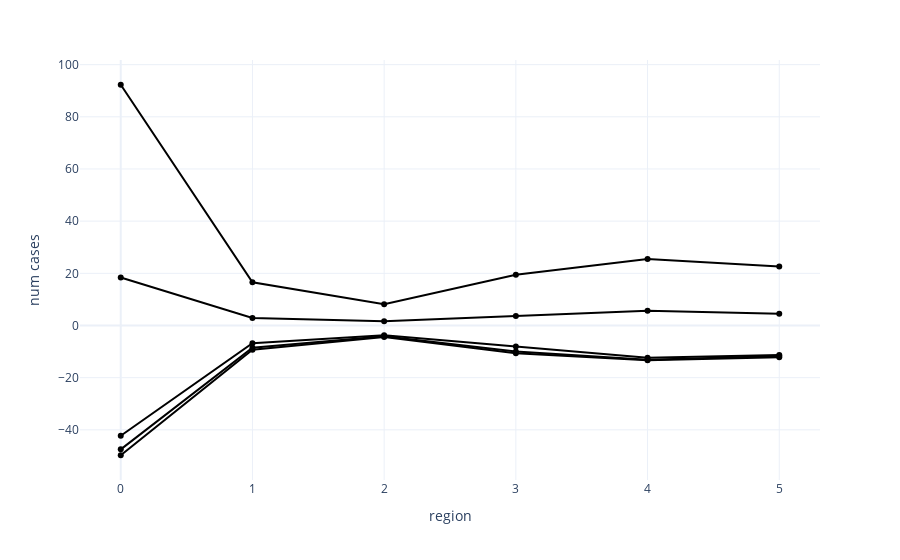

The code cell stored with this chart in its notebook:
### Code cell
# Plotting
plot_process(agg_gp_draws)

### Figure 1 — Plotly figure (JSON) as saved in the notebook; plotly's stock layout.template omitted (floating-point values rounded to 4 significant figures)
{"data": [{"hovertemplate": "<extra></extra>", "legendgroup": "", "line": {"color": "black", "dash": "solid"}, "marker": {"symbol": "circle"}, "mode": "lines", "name": "", "orientation": "v", "showlegend": false, "type": "scatter", "xaxis": "x", "yaxis": "y"}, {"line": {"color": "black"}, "type": "scatter", "x": [0, 1, 2, 3, 4, 5], "y": [-47.48, -8.518, -4.148, -10.01, -13.09, -11.71]}, {"line": {"color": "black"}, "type": "scatter", "x": [0, 1, 2, 3, 4, 5], "y": [-49.74, -9.313, -4.387, -10.6, -13.3, -12.14]}, {"line": {"color": "black"}, "type": "scatter", "x": [0, 1, 2, 3, 4, 5], "y": [18.42, 2.888, 1.65, 3.684, 5.653, 4.545]}, {"line": {"color": "black"}, "type": "scatter", "x": [0, 1, 2, 3, 4, 5], "y": [-42.29, -6.796, -3.783, -8.08, -12.35, -11.28]}, {"line": {"color": "black"}, "type": "scatter", "x": [0, 1, 2, 3, 4, 5], "y": [92.29, 16.55, 8.126, 19.49, 25.48, 22.65]}], "layout": {"legend": {"tracegroupgap": 0}, "margin": {"t": 60}, "showlegend": false, "xaxis": {"anchor": "y", "domain": [0, 1], "title": {"text": "region"}}, "yaxis": {"anchor": "x", "domain": [0, 1], "title": {"text": "num cases"}}}}
